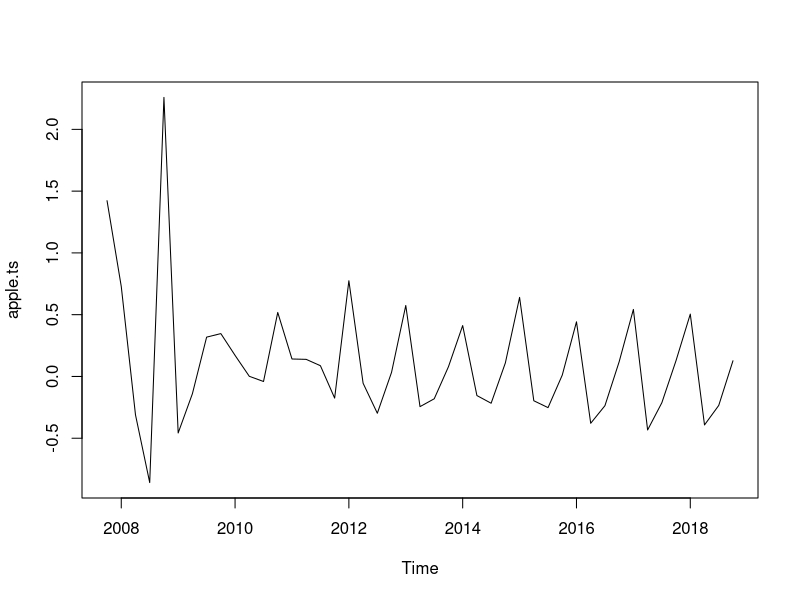
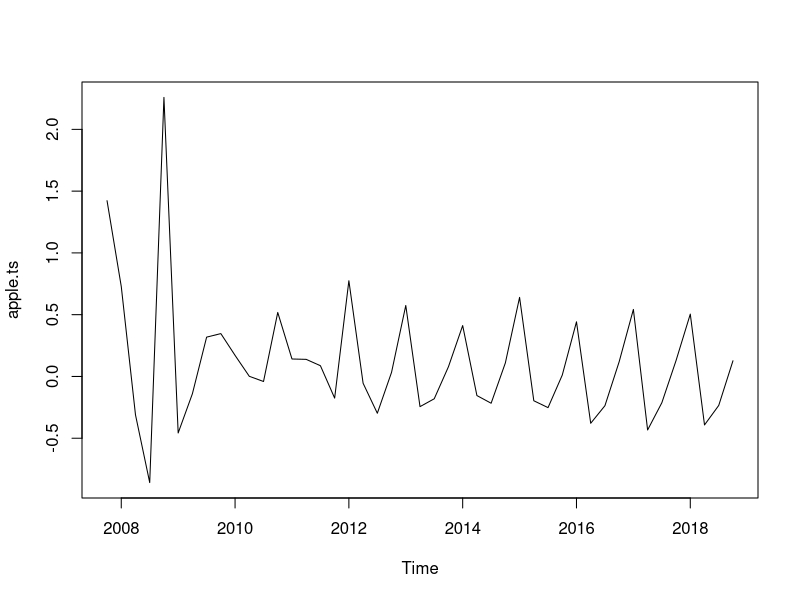
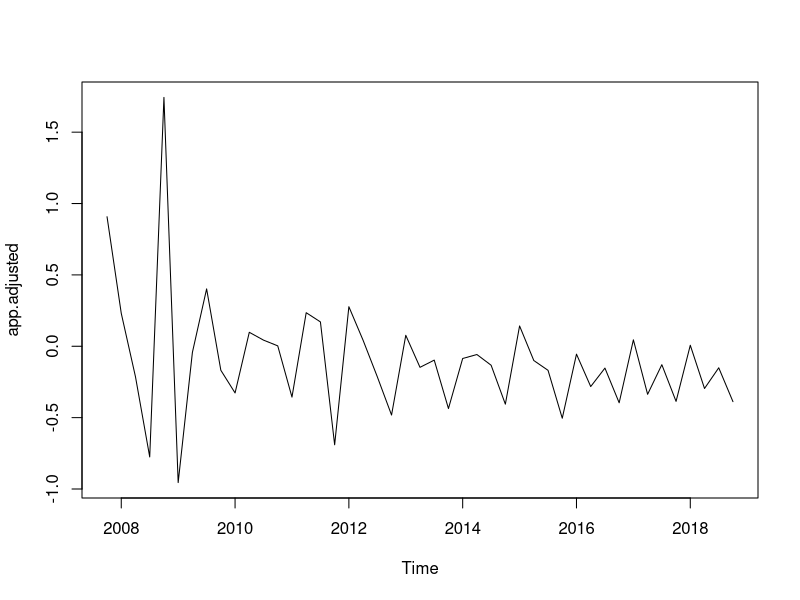
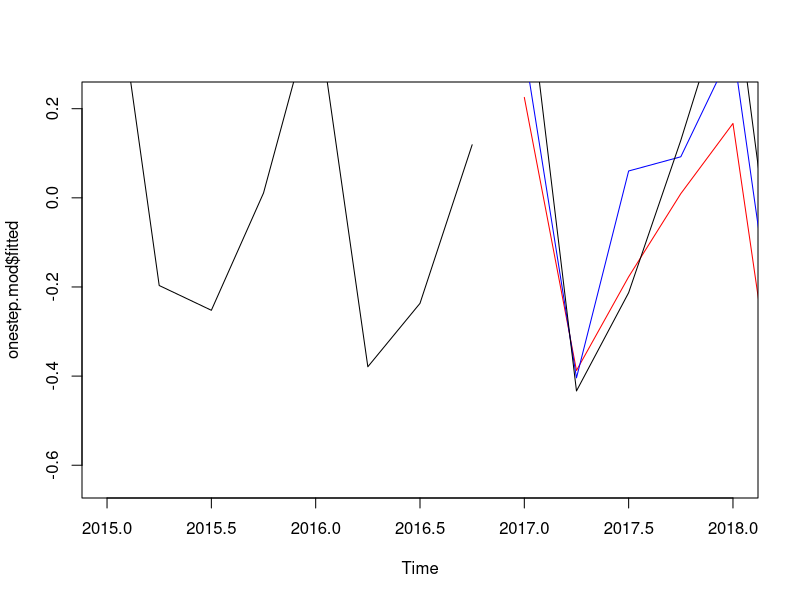

These figures' R source, in order:
## ---- chunk 1
knitr::opts_chunk$set(echo = TRUE)
## ---- chunk 2
library(forecast)
library(readxl)
library(urca)
library(tseries)
library(zoo)
## ---- chunk 3
#load the time series
apple_shipments <- read_excel("apple shipments.xlsx",sheet = "Data")
apple.ts <- ts(apple_shipments$`iPhone Unit Sales (M)`,start=c(2007,3),freq=4)
#focus on the growth rate
apple.ts <- diff(log(apple.ts))
plot(apple.ts)
#split the training and validation dataset
train.ts <- window(apple.ts, end = c(2016,4))
valid.ts <- window(apple.ts, start = c(2017, 1))
T <- length(apple.ts)
T1 <- length(train.ts)
stepsAhead <- length(valid.ts)

#check for trend and seasonality using eyeball
plot(apple.ts)

#before conducting DF test, we need to deseasonalize the data
#deseasonalize the data
app.mod <- tslm(apple.ts ~ trend + season)
appmean <- mean(apple.ts)
appdes <- app.mod$residuals + appmean
#add the trend back
app.adjusted <- appdes + app.mod$coefficients[2]*(1:T)
plot(app.adjusted)

#Dickey-Fuller on trending 
#considering that 59.5105 is larger than 9.31. We reject the null hypothesis. d =0.
print(summary(ur.df(app.adjusted,type=c("trend"),selectlags="BIC")))

#Augmented Dicky-Fuller
#both methods indicate that the series is stationary
adf.test(app.adjusted)
## ---- chunk 4
#we conducted two models w/o trend to compare.
#ARIMA without trend
#auto tune based on bic
forecast.mod <- auto.arima(train.ts,d=0,ic="bic",seasonal=TRUE)
print(summary(forecast.mod))

#one step ahead in validation
valid.mod <- Arima(valid.ts, model = forecast.mod)

#accuracy in validation period
print(accuracy(valid.mod))

#ARIMA with trend
#ARMAX adding the trend
train.ts<- data.frame(train.ts)
colnames(train.ts) <- "sales"
valid.ts<- data.frame(valid.ts)
colnames(valid.ts) <- "sales"

#check the best model parameters based on bic
forecast.mod.up <- auto.arima(train.ts[,"sales"],d=0,ic="bic",seasonal=TRUE,xreg = 1:T1)
print(summary(forecast.mod.up))
#conduct best Arima model with trend on training dataset
forecast.mod.upf <- Arima(train.ts[,"sales"],order=c(2,0,0),seasonal = list(order = c(1,0,0), period = 4),xreg=1:T1)

#one step ahead in validation
onestep.mod <- Arima(valid.ts[,"sales"], xreg=(T1+1):T, model=forecast.mod.upf)

#accuracy in validation period
print(accuracy(onestep.mod))

#compare the two forecasts in the plot
train.ts <- window(apple.ts, end = c(2016,4))
valid.ts <- window(apple.ts, start = c(2017, 1))
plot(onestep.mod$fitted, xlim=c(2015, 2018),col = "red")
lines(valid.mod$fitted,col = "blue")
lines(valid.ts)
lines(train.ts)

#DM tests to compare this two forecasts
print(dm.test(valid.mod$residuals,onestep.mod$residuals,alternative="less"))
